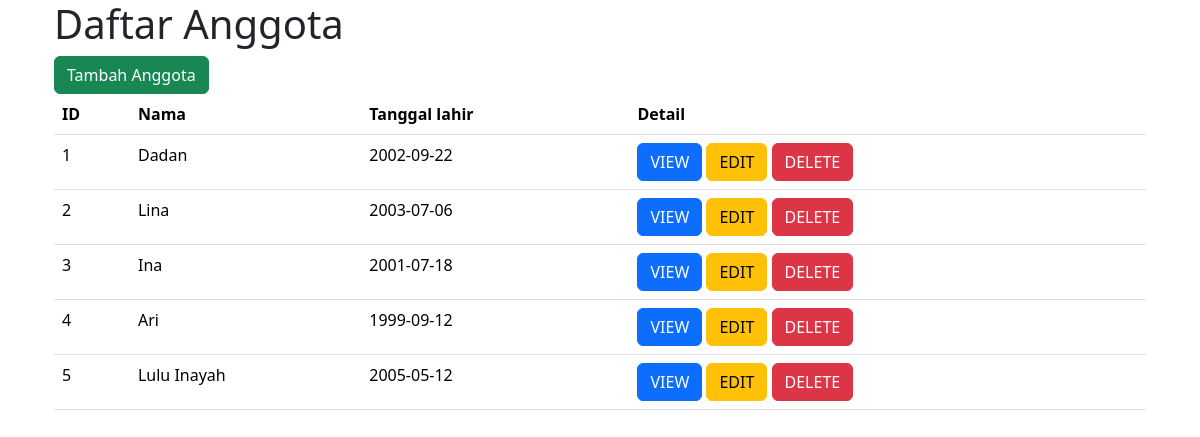
/index.php/anggota, run on the app's committed database.
### tables this page shows
CREATE TABLE `anggota` (
  `id` int(10) NOT NULL,
  `nama` varchar(50) NOT NULL,
  `tanggal_lahir` date NOT NULL,
  `kota_lahir` varchar(50) NOT NULL
);

### controller/anggota.php (called while the page is built, shortened)
<?php
class Anggota {
    protected $model = '';
    public function __construct($model){
        $this->model=$model;
    }
    public function index(){
        $anggota = $this->model->getAnggota();
        require 'view/anggota/list.php';
    }
}

### model/anggota_model.php (called while the page is built, shortened)
<?php
class Anggota_model {
    protected $db;
    public function __construct($database){
        $this->db=$database;
    }
    public function getAnggota() {
        $link = $this->db->openDbConnection();
        $result = $link->query("SELECT *FROM anggota ORDER BY Id");
        $anggota = array();
        while ($row = $result->fetch(PDO::FETCH_ASSOC)) {
            $anggota[] = $row;
        }
        $this->db->closeDbConnection($link);
        return $anggota;
    }
}

### view/anggota/list.php (the view, shortened to what this page needs)
<div class="container" >
<h1>Daftar Anggota</h1>
 <a href="http://localhost/oopmvc/index.php/anggota/create"> <button class="btn btn-success">Tambah Anggota</button></a>
<table class="table">
    <tr>
        <th>ID</th>
        <th>Nama</th>
        <th>Tanggal lahir</th>
        <th>Detail</th>
    </tr>
    <?php foreach ($anggota as $row) : ?>
    <tr>
        <td><?= $row['id'];  ?></td>
        <td><?= $row['nama'];  ?></td>
        <td><?= $row['tanggal_lahir'];  ?></td>
        <td> <a class="btn btn-primary" href="anggota/detail?id=<?= $row['id']?> "> VIEW </a>
             <a class="btn btn-warning" href="anggota/edit?id=<?= $row['id']?> "> EDIT </a>
             <a class="btn btn-danger delete-button" href="anggota/delete?id=<?= $row['id']; ?>">DELETE</a>
            </td>
    </tr>
    <?php endforeach; ?>
</table>
</div>
<?php $isi = ob_get_clean() ?>
<?php include 'view/template.php'; ?>

### index.php (shortened to what this page needs)
<?php
$request = isset($_SERVER['PATH_INFO']) ? preg_replace("|/*(.+?)/*$|", "\\1", $_SERVER['PATH_INFO']) : '';
$uri = explode('/', $request);
$uri0 = isset($uri[0]) && $uri[0] !== '';
$uri1 = isset($uri[1]) && $uri[1] !== '';
require_once "controller/anggota.php";
require_once "model/anggota_model.php";
$db = new Database();
$model = new Anggota_model($db);
$controller = new Anggota($model);
if ($uri0 && $uri1 && $uri[0] === 'anggota' && $uri[1] === 'detail') {
    $id = $_GET['id'];
    $controller->detail($id);
} elseif ($uri0 && $uri1 && $uri[0] === 'anggota' && $uri[1] === 'edit') {
    $id = $_GET['id'];
    $controller->edit($id);
} elseif ($uri0 && $uri1 && $uri[0] === 'anggota' && $uri[1] === 'delete') {
    $id = $_GET['id'];
    $controller->delete($id);
} elseif ($uri0 && $uri1 && $uri[0] === 'anggota' && $uri[1] === 'create') {
    $controller->create();
} elseif ($uri0 && $uri[0] === 'anggota') {
    $controller->index();
} else {
    header('HTTP/1.1 404 Not found');
    echo '<h1>Halaman tidak tersedia</h1>';
}
?>

### view/template.php (shortened to what this page needs)
<!DOCTYPE html>
<html lang="en">
<head>
    <link href="http://localhost/oopmvc/assets/bootstrap/css/bootstrap.min.css" rel="stylesheet">
    <link href="http://localhost/oopmvc/assets/bootstrap/js/bootstrap.min.js" rel="stylesheet">
</head>
<body>
    <div class="container">    <?= $isi ?> </div>
</body>
</html>

### data on the page
anggota: id "1", nama "Dadan", tanggal_lahir "2002-09-22"
anggota: id "2", nama "Lina", tanggal_lahir "2003-07-06"
anggota: id "3", nama "Ina", tanggal_lahir "2001-07-18"
anggota: id "4", nama "Ari", tanggal_lahir "1999-09-12"
anggota: id "5", nama "Lulu Inayah", tanggal_lahir "2005-05-12"
